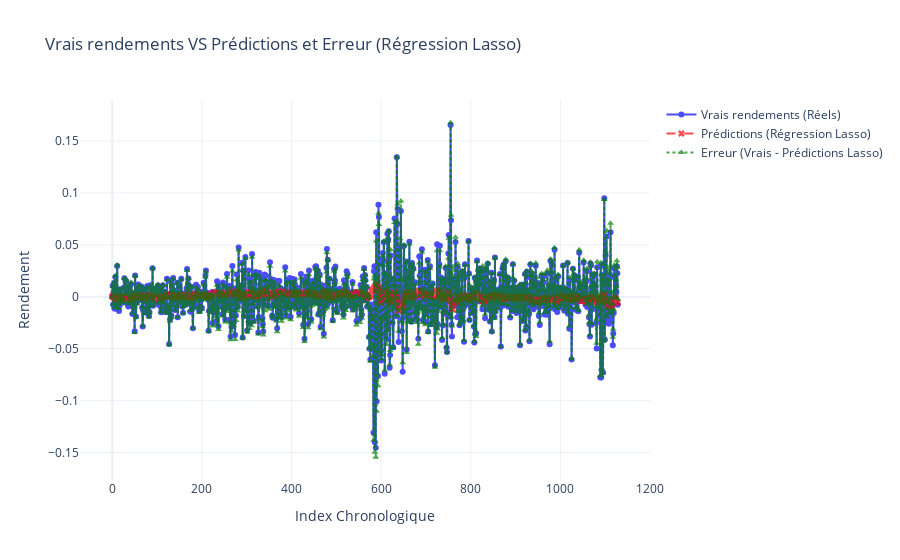

Notebook cell for this chart:
### Code cell
errors_lasso = np.array(y_test) - np.array(y_pred_lasso)

fig_lasso = go.Figure()

# Ajout des vrais rendements
fig_lasso.add_trace(go.Scatter(
    x=list(range(len(y_test))),
    y=y_test,
    mode='lines+markers',
    name='Vrais rendements (Réels)',
    line=dict(color='blue', dash='solid'),
    marker=dict(symbol='circle'),
    opacity=0.7
))

# Ajout des prédictions Lasso
fig_lasso.add_trace(go.Scatter(
    x=list(range(len(y_pred_lasso))),
    y=y_pred_lasso,
    mode='lines+markers',
    name='Prédictions (Régression Lasso)',
    line=dict(color='red', dash='dash'),
    marker=dict(symbol='x'),
    opacity=0.7
))

# Ajout des erreurs pour Lasso
fig_lasso.add_trace(go.Scatter(
    x=list(range(len(errors_lasso))),
    y=errors_lasso,
    mode='lines+markers',
    name='Erreur (Vrais - Prédictions Lasso)',
    line=dict(color='green', dash='dot'),
    marker=dict(symbol='triangle-up'),
    opacity=0.7
))

fig_lasso.update_layout(
    title="Vrais rendements VS Prédictions et Erreur (Régression Lasso)",
    xaxis_title="Index Chronologique",
    yaxis_title="Rendement",
    legend=dict(font=dict(size=12)),
    grid=dict(rows=1, columns=1),
    template="plotly_white"
)

fig_lasso.show()

### Figure 1 — Plotly figure (JSON) as saved in the notebook; plotly's stock layout.template omitted (floating-point values rounded to 4 significant figures; data arrays with more than 128 entries replaced by an {"elided": "..."} marker saying what was removed)
{"data": [{"line": {"color": "blue", "dash": "solid"}, "marker": {"symbol": "circle"}, "mode": "lines+markers", "name": "Vrais rendements (Réels)", "opacity": 0.7, "type": "scatter", "x": {"elided": "1129 int values"}, "y": {"elided": "1129 float values"}}, {"line": {"color": "red", "dash": "dash"}, "marker": {"symbol": "x"}, "mode": "lines+markers", "name": "Prédictions (Régression Lasso)", "opacity": 0.7, "type": "scatter", "x": {"elided": "1129 int values"}, "y": {"elided": "1129 float values"}}, {"line": {"color": "green", "dash": "dot"}, "marker": {"symbol": "triangle-up"}, "mode": "lines+markers", "name": "Erreur (Vrais - Prédictions Lasso)", "opacity": 0.7, "type": "scatter", "x": {"elided": "1129 int values"}, "y": {"elided": "1129 float values"}}], "layout": {"grid": {"columns": 1, "rows": 1}, "legend": {"font": {"size": 12}}, "title": {"text": "Vrais rendements VS Prédictions et Erreur (Régression Lasso)"}, "xaxis": {"title": {"text": "Index Chronologique"}}, "yaxis": {"title": {"text": "Rendement"}}}}
